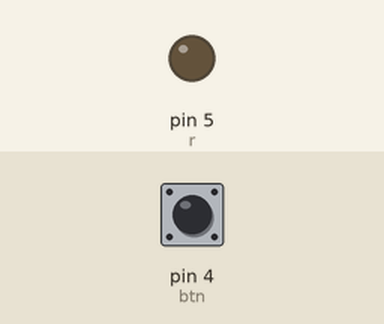
Simulated run of this sketch. Board: Arduino Uno, built with avr-gcc and run on an emulated ATmega328P. Parts: output pins drawn as LEDs (lit = HIGH). The test bench sets the inputs (shaded band); at power-on: pin 4 (btn) LOW.

Above: at 1.2 s.
1.3 s: pin 4 (btn) pulled HIGH for 0.15 s
At 1.37 s:
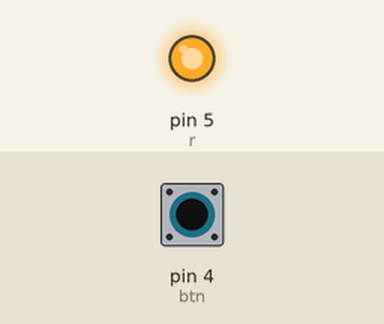
2.9 s: pin 4 (btn) pulled HIGH for 3.2 s
At 7.2 s:
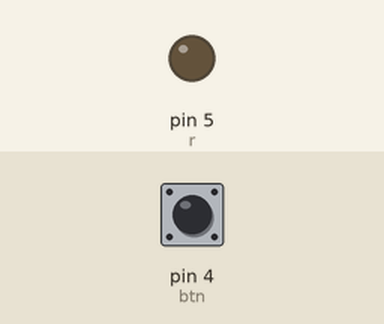
Timing chart, 0 to 8.7 s (numbered marks = the images above; inputs shaded):
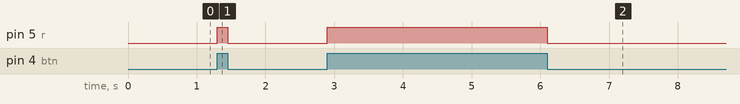

The sketch:

button_Serial_output.ino
```cpp
int btn = 4;
int r = 5;
int g = 6;

void setup() {
  pinMode(btn, INPUT);
  pinMode(r, OUTPUT);
}

void loop() {
  int state = digitalRead(btn);
  if (state == 1) {
    digitalWrite(r, HIGH);
    digitalWrite(g, LOW);
  } else {
    digitalWrite(r, LOW);
    digitalWrite(g, HIGH);
  }
}
```

Measured:
- after the input at 1.3 s, pin 5 (r): LOW → HIGH at once, → LOW 0.15 s later
- after the input at 2.9 s, pin 5 (r): LOW → HIGH at once, → LOW 3.2 s later
